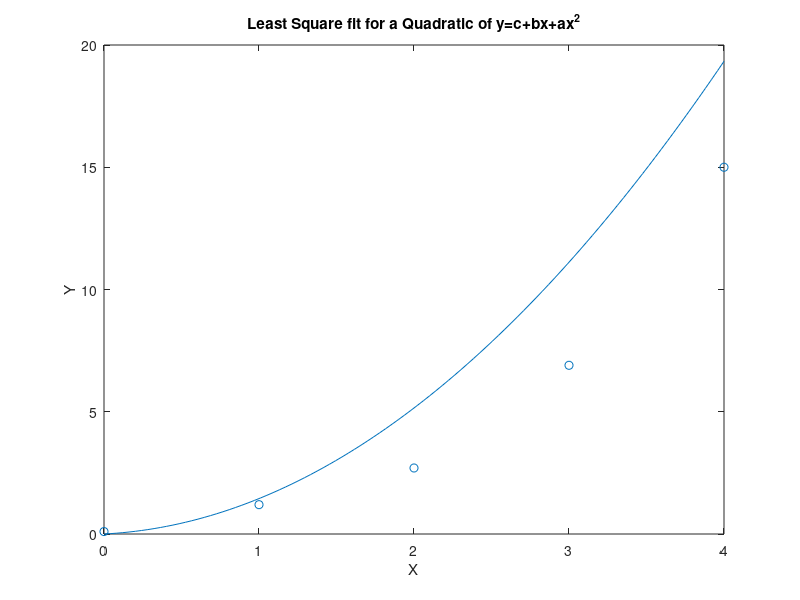

The MATLAB source for this figure:
%% Assignment 10! 
%% Question 1. 

d1 = [0,0.1]; 
d2 = [1,1.2]; 
d3 = [2,2.7]; 
d4 = [3,6.9]; 
d5 = [4,15.0]; 
B = [ d1' d2' d3' d4' d5']; 
%Get x-vals from data
x_vals = B(1,:);
x_1 = zeros(5,1);
x_2 = x_vals;
x_3 = x_vals.^2;
A = [x_1  x_2' x_3'];
y = B(2,:)'; 

% Form the Normal Matrix 
norm  = A'*A; 

% Form the Vector 
y_vec = A'*y; 

%Obtain the least square solution m =(norm)^(-1)(y_vec) 
m = y_vec\norm; 

%% Plotting answer above 
x = linspace(0,4); 
y = m(1) + m(2)*x +m(3)*x.^2; 

figure(1)
plot(x,y) ;hold on;
scatter(B(1,:),B(2,:))
ylabel('Y') 
xlabel('X') 
title('Least Square fit for a Quadratic of y=c+bx+ax^2')


%%

A2 = [0 , -1; 0,0 ; 0,1] 
k = A2'*A2
d = [0.1;1.0;1.9]; 

